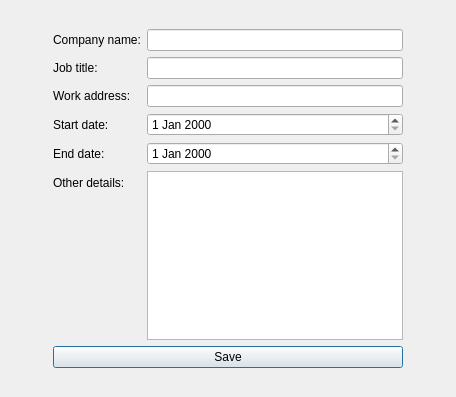
<?xml version="1.0" encoding="UTF-8"?>
<ui version="4.0">
 <class>experience</class>
 <widget class="QDialog" name="experience">
  <property name="geometry">
   <rect>
    <x>0</x>
    <y>0</y>
    <width>456</width>
    <height>397</height>
   </rect>
  </property>
  <property name="windowTitle">
   <string>Dialog</string>
  </property>
  <layout class="QGridLayout" name="gridLayout">
   <item row="1" column="0">
    <spacer name="horizontalSpacer">
     <property name="orientation">
      <enum>Qt::Horizontal</enum>
     </property>
     <property name="sizeHint" stdset="0">
      <size>
       <width>40</width>
       <height>20</height>
      </size>
     </property>
    </spacer>
   </item>
   <item row="1" column="1">
    <layout class="QVBoxLayout" name="verticalLayout">
     <item>
      <layout class="QFormLayout" name="formLayout">
       <item row="0" column="0">
        <widget class="QLabel" name="label">
         <property name="text">
          <string>Company name:</string>
         </property>
        </widget>
       </item>
       <item row="0" column="1">
        <widget class="QLineEdit" name="lineEdit_company"/>
       </item>
       <item row="1" column="0">
        <widget class="QLabel" name="label_2">
         <property name="text">
          <string>Job title:</string>
         </property>
        </widget>
       </item>
       <item row="1" column="1">
        <widget class="QLineEdit" name="lineEdit_job"/>
       </item>
       <item row="2" column="0">
        <widget class="QLabel" name="label_3">
         <property name="text">
          <string>Work address:</string>
         </property>
        </widget>
       </item>
       <item row="2" column="1">
        <widget class="QLineEdit" name="lineEdit_work_address"/>
       </item>
       <item row="3" column="0">
        <widget class="QLabel" name="label_4">
         <property name="text">
          <string>Start date:</string>
         </property>
        </widget>
       </item>
       <item row="4" column="0">
        <widget class="QLabel" name="label_5">
         <property name="text">
          <string>End date:</string>
         </property>
        </widget>
       </item>
       <item row="5" column="0">
        <widget class="QLabel" name="label_6">
         <property name="text">
          <string>Other details:</string>
         </property>
        </widget>
       </item>
       <item row="5" column="1">
        <widget class="QTextEdit" name="textEdit_details"/>
       </item>
       <item row="3" column="1">
        <widget class="QDateEdit" name="dateEdit_start"/>
       </item>
       <item row="4" column="1">
        <widget class="QDateEdit" name="dateEdit_end"/>
       </item>
      </layout>
     </item>
     <item>
      <widget class="QPushButton" name="pushButton">
       <property name="text">
        <string>Save</string>
       </property>
      </widget>
     </item>
    </layout>
   </item>
   <item row="0" column="1">
    <spacer name="verticalSpacer">
     <property name="orientation">
      <enum>Qt::Vertical</enum>
     </property>
     <property name="sizeHint" stdset="0">
      <size>
       <width>20</width>
       <height>40</height>
      </size>
     </property>
    </spacer>
   </item>
   <item row="2" column="1">
    <spacer name="verticalSpacer_2">
     <property name="orientation">
      <enum>Qt::Vertical</enum>
     </property>
     <property name="sizeHint" stdset="0">
      <size>
       <width>20</width>
       <height>40</height>
      </size>
     </property>
    </spacer>
   </item>
   <item row="1" column="2">
    <spacer name="horizontalSpacer_2">
     <property name="orientation">
      <enum>Qt::Horizontal</enum>
     </property>
     <property name="sizeHint" stdset="0">
      <size>
       <width>40</width>
       <height>20</height>
      </size>
     </property>
    </spacer>
   </item>
  </layout>
 </widget>
 <resources/>
 <connections/>
</ui>
